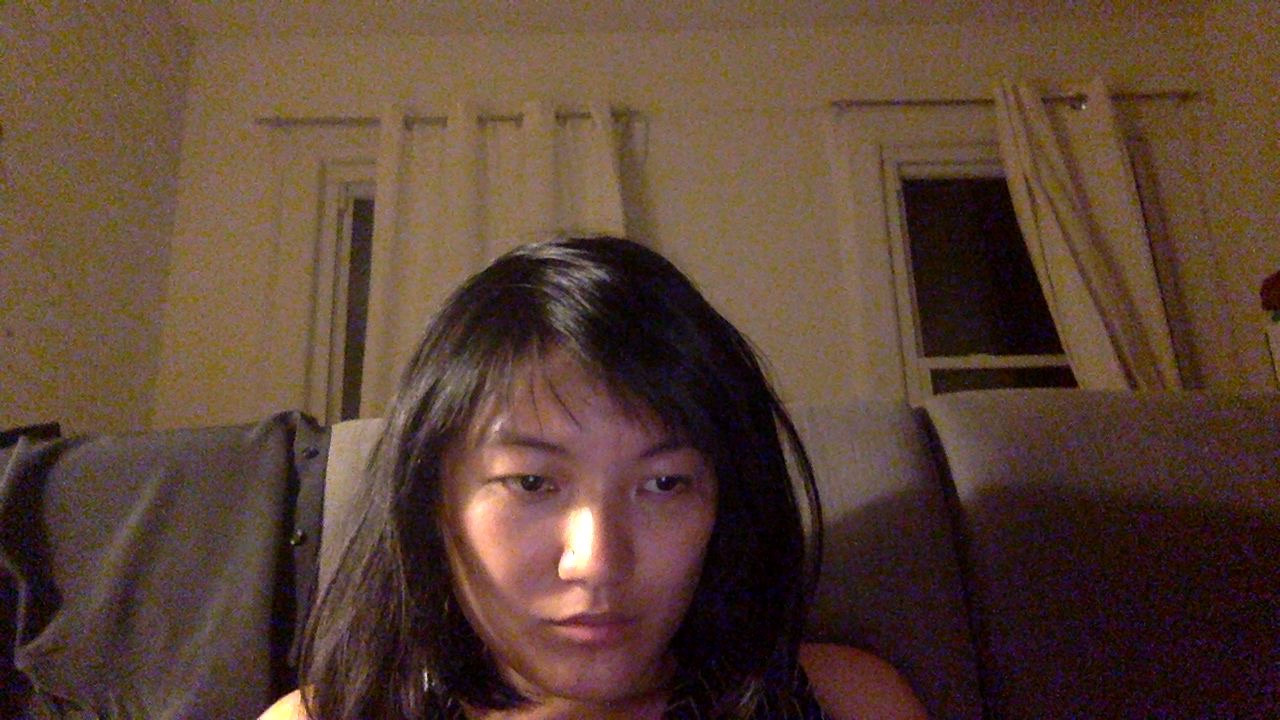
#> input picture trackers/_viz/_dashboard/imgs/snapshot-00000-2018-04-19_02-22-07.601.jpg, 1280 x 720 px, given in place of the camera
$ python ' .py'
#> lines starting #> are read from the running program, lines starting #| are printed output that depends on the picture
### trackers/webcam-pulse-detector-no_openmdao/lib/device.py
import cv2, time
#TODO: fix ipcam
#import urllib2, base64
import numpy as np

class ipCamera(object):

    # [12 lines left out: functions __init__, get_frame, not called in this run]

class Camera(object):

    def __init__(self, camera = 0):
        self.cam = cv2.VideoCapture(camera)
        self.valid = False
        try:
            resp = self.cam.read()
            self.shape = resp[1].shape
            self.valid = True
        except:
            self.shape = None

    def get_frame(self):
        if self.valid:
            _,frame = self.cam.read()
        else:
            frame = np.ones((480,640,3), dtype=np.uint8)
            col = (0,256,256)
            cv2.putText(frame, "(Error: Camera not accessible)",
                       (65,220), cv2.FONT_HERSHEY_PLAIN, 2, col)
        return frame

    def release(self):
        self.cam.release()

### trackers/webcam-pulse-detector-no_openmdao/lib/processors_noopenmdao.py
import numpy as np
import time
import cv2
import pylab
import os
import sys


def resource_path(relative_path):
    """ Get absolute path to resource, works for dev and for PyInstaller """
    try:
        # PyInstaller creates a temp folder and stores path in _MEIPASS
        base_path = sys._MEIPASS
    except Exception:
        base_path = os.path.abspath(".")

    return os.path.join(base_path, relative_path)


class findFaceGetPulse(object):

    def __init__(self, bpm_limits=[], data_spike_limit=250,
                 face_detector_smoothness=10):

        self.frame_in = np.zeros((10, 10))
        self.frame_out = np.zeros((10, 10))
        self.fps = 0
        self.buffer_size = 250
        #self.window = np.hamming(self.buffer_size)
        self.data_buffer = []
        self.times = []
        self.ttimes = []
        self.samples = []
        self.freqs = []
        self.fft = []
        self.slices = [[0]]
        self.t0 = time.time()
        self.bpms = []
        self.bpm = 0
        dpath = resource_path("haarcascade_frontalface_alt.xml")
        if not os.path.exists(dpath):
            print("Cascade file not present!")
        self.face_cascade = cv2.CascadeClassifier(dpath)

        self.face_rect = [1, 1, 2, 2]
        self.last_center = np.array([0, 0])
        self.last_wh = np.array([0, 0])
        self.output_dim = 13
        self.trained = False

        self.idx = 1
        self.find_faces = True

    def find_faces_toggle(self):
        self.find_faces = not self.find_faces
        return self.find_faces

    def get_faces(self):
        return

    def shift(self, detected):
        x, y, w, h = detected
        center = np.array([x + 0.5 * w, y + 0.5 * h])
        shift = np.linalg.norm(center - self.last_center)

        self.last_center = center
        return shift

    def draw_rect(self, rect, col=(0, 255, 0)):
        x, y, w, h = rect
        cv2.rectangle(self.frame_out, (x, y), (x + w, y + h), col, 1)

    def get_subface_coord(self, fh_x, fh_y, fh_w, fh_h):
        x, y, w, h = self.face_rect
        return [int(x + w * fh_x - (w * fh_w / 2.0)),
                int(y + h * fh_y - (h * fh_h / 2.0)),
                int(w * fh_w),
                int(h * fh_h)]

    # [8 lines left out: function get_subface_means, not called in this run]

    def train(self):
        self.trained = not self.trained
        return self.trained

    # [24 lines left out: function plot, not called in this run]

    def run(self, cam):
        self.times.append(time.time() - self.t0)
        self.frame_out = self.frame_in
        self.gray = cv2.equalizeHist(cv2.cvtColor(self.frame_in,
                                                  cv2.COLOR_BGR2GRAY))
        col = (100, 255, 100)
        if self.find_faces:
            cv2.putText(
                self.frame_out, "Press 'C' to change camera (current: %s)" % str(
                    cam),
                (10, 25), cv2.FONT_HERSHEY_PLAIN, 1.25, col)
            cv2.putText(
                self.frame_out, "Press 'S' to lock face and begin",
                       (10, 50), cv2.FONT_HERSHEY_PLAIN, 1.25, col)
            cv2.putText(self.frame_out, "Press 'Esc' to quit",
                       (10, 75), cv2.FONT_HERSHEY_PLAIN, 1.25, col)
            self.data_buffer, self.times, self.trained = [], [], False
            detected = list(self.face_cascade.detectMultiScale(self.gray,
                                                               scaleFactor=1.3,
                                                               minNeighbors=4,
                                                               minSize=(
                                                                   50, 50),
                                                               flags=cv2.CASCADE_SCALE_IMAGE))

            if len(detected) > 0:
                detected.sort(key=lambda a: a[-1] * a[-2])

                if self.shift(detected[-1]) > 10:
                    self.face_rect = detected[-1]
            forehead1 = self.get_subface_coord(0.5, 0.18, 0.25, 0.15)
            self.draw_rect(self.face_rect, col=(255, 0, 0))
            x, y, w, h = self.face_rect
            cv2.putText(self.frame_out, "Face",
                       (x, y), cv2.FONT_HERSHEY_PLAIN, 1.5, col)
            self.draw_rect(forehead1)
            x, y, w, h = forehead1
            cv2.putText(self.frame_out, "Forehead",
                       (x, y), cv2.FONT_HERSHEY_PLAIN, 1.5, col)
            return
        if set(self.face_rect) == set([1, 1, 2, 2]):
            return
        cv2.putText(
            self.frame_out, "Press 'C' to change camera (current: %s)" % str(
                cam),
            (10, 25), cv2.FONT_HERSHEY_PLAIN, 1.25, col)
        cv2.putText(
            self.frame_out, "Press 'S' to restart",
                   (10, 50), cv2.FONT_HERSHEY_PLAIN, 1.5, col)
        cv2.putText(self.frame_out, "Press 'D' to toggle data plot",
                   (10, 75), cv2.FONT_HERSHEY_PLAIN, 1.5, col)
        cv2.putText(self.frame_out, "Press 'Esc' to quit",
                   (10, 100), cv2.FONT_HERSHEY_PLAIN, 1.5, col)

        forehead1 = self.get_subface_coord(0.5, 0.18, 0.25, 0.15)
        self.draw_rect(forehead1)

        vals = self.get_subface_means(forehead1)

        self.data_buffer.append(vals)
        L = len(self.data_buffer)
        if L > self.buffer_size:
            self.data_buffer = self.data_buffer[-self.buffer_size:]
            self.times = self.times[-self.buffer_size:]
            L = self.buffer_size

        processed = np.array(self.data_buffer)
        self.samples = processed
        if L > 10:
            self.output_dim = processed.shape[0]

            self.fps = float(L) / (self.times[-1] - self.times[0])
            even_times = np.linspace(self.times[0], self.times[-1], L)
            interpolated = np.interp(even_times, self.times, processed)
            interpolated = np.hamming(L) * interpolated
            interpolated = interpolated - np.mean(interpolated)
            raw = np.fft.rfft(interpolated)
            phase = np.angle(raw)
            self.fft = np.abs(raw)
            self.freqs = float(self.fps) / L * np.arange(L / 2 + 1)

            freqs = 60. * self.freqs
            idx = np.where((freqs > 50) & (freqs < 180))

            pruned = self.fft[idx]
            phase = phase[idx]

            pfreq = freqs[idx]
            self.freqs = pfreq
            self.fft = pruned
            idx2 = np.argmax(pruned)

            t = (np.sin(phase[idx2]) + 1.) / 2.
            t = 0.9 * t + 0.1
            alpha = t
            beta = 1 - t

            self.bpm = self.freqs[idx2]
            self.idx += 1

            x, y, w, h = self.get_subface_coord(0.5, 0.18, 0.25, 0.15)
            r = alpha * self.frame_in[y:y + h, x:x + w, 0]
            g = alpha * \
                self.frame_in[y:y + h, x:x + w, 1] + \
                beta * self.gray[y:y + h, x:x + w]
            b = alpha * self.frame_in[y:y + h, x:x + w, 2]
            self.frame_out[y:y + h, x:x + w] = cv2.merge([r,
                                                          g,
                                                          b])
            x1, y1, w1, h1 = self.face_rect
            self.slices = [np.copy(self.frame_out[y1:y1 + h1, x1:x1 + w1, 1])]
            col = (100, 255, 100)
            gap = (self.buffer_size - L) / self.fps
            self.bpms.append(self.bpm)
            # self.ttimes.append(time.time())
            if gap:
                text = "(estimate: %0.1f bpm, wait %0.0f s)" % (self.bpm, gap)
            else:
                text = "(estimate: %0.1f bpm)" % (self.bpm)
            tsize = 1
            cv2.putText(self.frame_out, text,
                       (int(x - w / 2), int(y)), cv2.FONT_HERSHEY_PLAIN, tsize, col)

### trackers/webcam-pulse-detector-no_openmdao/lib/interface.py
import cv2, time
import numpy as np

"""
Wraps up some interfaces to opencv user interface methods (displaying
image frames, event handling, etc).

If desired, an alternative UI could be built and imported into get_pulse.py
instead. Opencv is used to perform much of the data analysis, but there is no
reason it has to be used to handle the UI as well. It just happens to be very
effective for our purposes.
"""
def resize(*args, **kwargs):
    return cv2.resize(*args, **kwargs)

def moveWindow(*args,**kwargs):
    return

def imshow(*args,**kwargs):
    return cv2.imshow(*args,**kwargs)

def destroyWindow(*args,**kwargs):
    return cv2.destroyWindow(*args,**kwargs)

def waitKey(*args,**kwargs):
    return cv2.waitKey(*args,**kwargs)


"""
The rest of this file defines some GUI plotting functionality. There are plenty
of other ways to do simple x-y data plots in python, but this application uses
cv2.imshow to do real-time data plotting and handle user interaction.

This is entirely independent of the data calculation functions, so it can be
replaced in the get_pulse.py application easily.
"""


# [88 lines left out: functions combine, plotXY, not called in this run]

### trackers/webcam-pulse-detector-no_openmdao/ .py
from lib.device import Camera
from lib.processors_noopenmdao import findFaceGetPulse
from lib.interface import plotXY, imshow, waitKey, destroyWindow
from cv2 import moveWindow
import argparse
import numpy as np
import datetime
#TODO: work on serial port comms, if anyone asks for it
#from serial import Serial
import socket
import sys
import time
import csv

class getPulseApp(object):

    """
    Python application that finds a face in a webcam stream, then isolates the
    forehead.

    Then the average green-light intensity in the forehead region is gathered
    over time, and the detected person's pulse is estimated.
    """

    def __init__(self, args):
        # Imaging device - must be a connected camera (not an ip camera or mjpeg
        # stream)
        serial = args.serial
        baud = args.baud
        self.send_serial = False
        self.send_udp = False
        if serial:
            self.send_serial = True
            if not baud:
                baud = 9600
            else:
                baud = int(baud)
            self.serial = Serial(port=serial, baudrate=baud)

        udp = args.udp
        if udp:
            self.send_udp = True
            if ":" not in udp:
                ip = udp
                port = 5005
            else:
                ip, port = udp.split(":")
                port = int(port)
            self.udp = (ip, port)
            self.sock = socket.socket(socket.AF_INET, # Internet
                 socket.SOCK_DGRAM) # UDP

        self.cameras = []
        self.selected_cam = 0
        for i in range(3):
            camera = Camera(camera=i)  # first camera by default
            if camera.valid or not len(self.cameras):
                self.cameras.append(camera)
            else:
                break
#> this loop made 3 passes
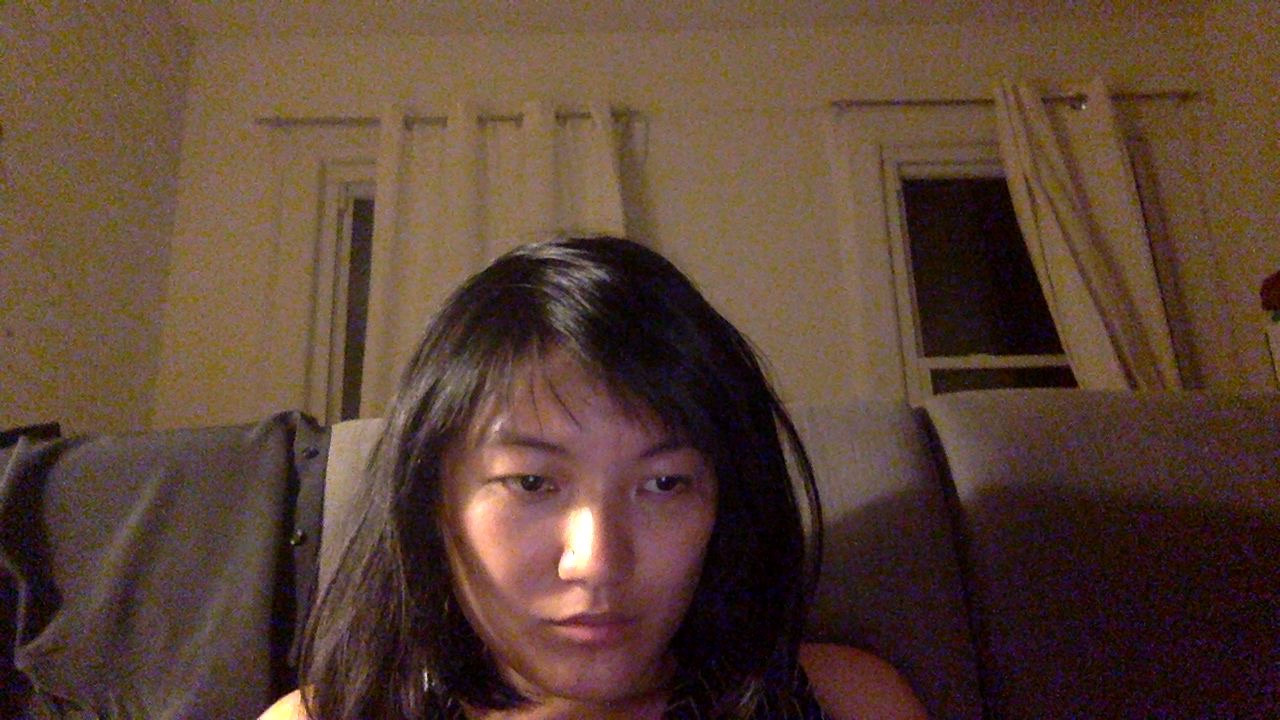
#> input picture trackers/_viz/_dashboard/imgs/snapshot-00000-2018-04-19_02-22-07.601.jpg, 1280 x 720 px, given in place of the camera
        self.w, self.h = 0, 0
        self.pressed = 0
        # Containerized analysis of recieved image frames (an openMDAO assembly)
        # is defined next.

        # This assembly is designed to handle all image & signal analysis,
        # such as face detection, forehead isolation, time series collection,
        # heart-beat detection, etc.

        # Basically, everything that isn't communication
        # to the camera device or part of the GUI
        self.processor = findFaceGetPulse(bpm_limits=[50, 160],
                                          data_spike_limit=2500.,
                                          face_detector_smoothness=10.)

        # Init parameters for the cardiac data plot
        self.bpm_plot = False
        self.plot_title = "Data display - raw signal (top) and PSD (bottom)"

        # Maps keystrokes to specified methods
        #(A GUI window must have focus for these to work)
        self.key_controls = {"s": self.toggle_search,
                             "d": self.toggle_display_plot,
                             "c": self.toggle_cam,
                             "f": self.write_csv}

    # [68 lines left out: functions toggle_cam, write_csv, toggle_search, toggle_display_plot, make_bpm_plot, not called in this run]

    def key_handler(self):
        """
        Handle keystrokes, as set at the bottom of __init__()

        A plotting or camera frame window must have focus for keypresses to be
        detected.
        """

        self.pressed = waitKey(10) & 255  # wait for keypress for 10 ms
        if self.pressed == 27:  # exit program on 'esc'
            print("Exiting")
            for cam in self.cameras:
                cam.cam.release()
            if self.send_serial:
                self.serial.close()
            sys.exit()

        for key in self.key_controls.keys():
            if chr(self.pressed) == key:
                self.key_controls[key]()

    def main_loop(self):
        """
        Single iteration of the application's main loop.
        """
        # Get current image frame from the camera
        frame = self.cameras[self.selected_cam].get_frame()
#> in get_frame, frame is the input picture: shape (720, 1280, 3); mean B, G, R 53.2, 66.3, 90.6
        self.h, self.w, _c = frame.shape

        # display unaltered frame
        # imshow("Original",frame)

        # set current image frame to the processor's input
        self.processor.frame_in = frame
        # process the image frame to perform all needed analysis
        self.processor.run(self.selected_cam)
#> in draw_rect, `cv2.rectangle(self.frame_out, (x, y), (x + w, y + h), col, 1)`:
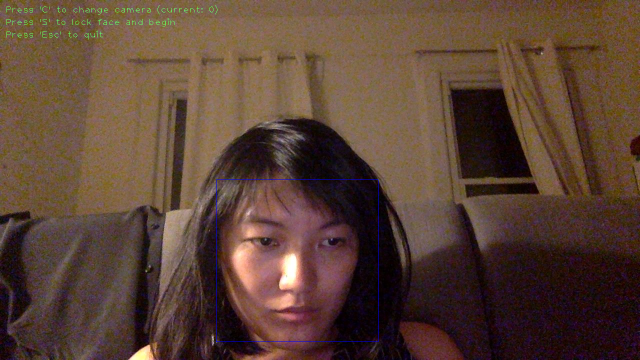
#> self.frame_out: shape (720, 1280, 3) (shown at 1/2 size); mean B, G, R 53.6, 66.6, 90.5
#> in run, `cv2.putText(self.frame_out, "Forehead", (x, y), cv2.FONT_HERSHEY_PLAIN..`:
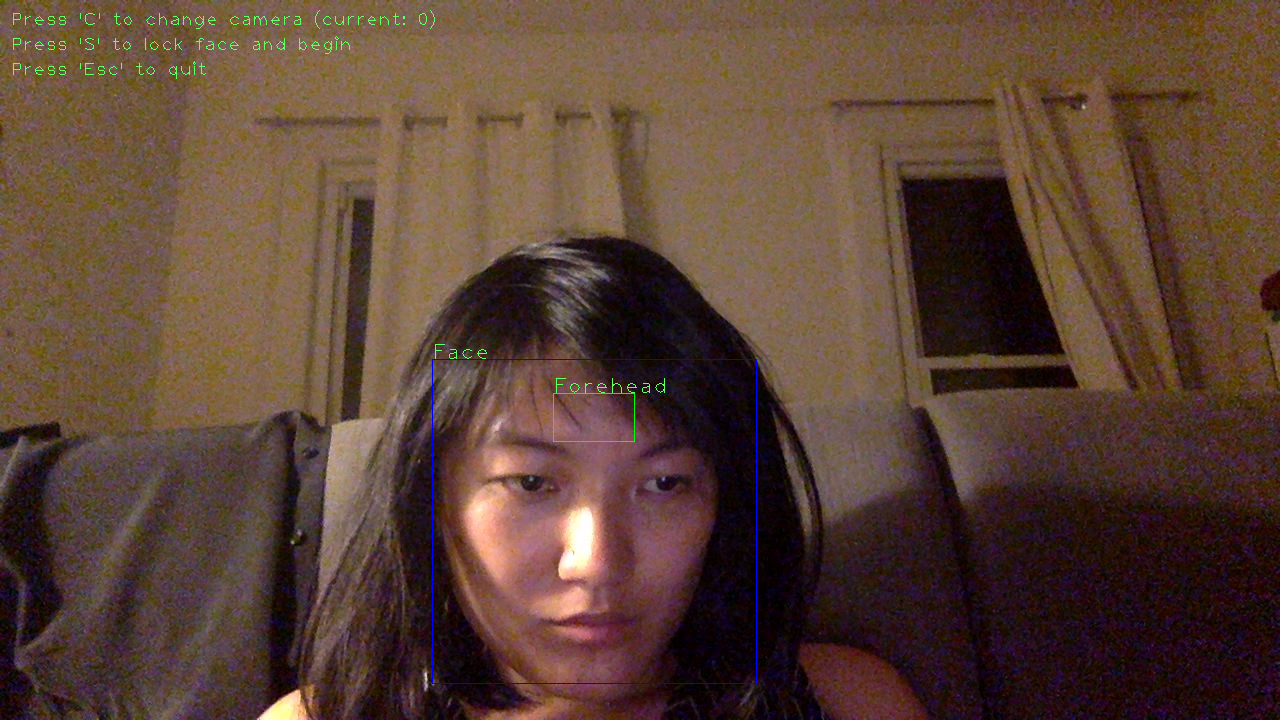
#> self.frame_out: shape (720, 1280, 3); mean B, G, R 53.6, 66.7, 90.5
        # collect the output frame for display
        output_frame = self.processor.frame_out

        # show the processed/annotated output frame
        imshow("Processed", output_frame)

        # create and/or update the raw data display if needed
        if self.bpm_plot:
            self.make_bpm_plot()

        if self.send_serial:
            self.serial.write(str(self.processor.bpm) + "\r\n")

        if self.send_udp:
            self.sock.sendto(str(self.processor.bpm), self.udp)

        # handle any key presses
        self.key_handler()
#> (key Esc is pressed here)

if __name__ == "__main__":
    parser = argparse.ArgumentParser(description='Webcam pulse detector.')
    parser.add_argument('--serial', default=None,
                        help='serial port destination for bpm data')
    parser.add_argument('--baud', default=None,
                        help='Baud rate for serial transmission')
    parser.add_argument('--udp', default=None,
                        help='udp address:port destination for bpm data')

    args = parser.parse_args()
    App = getPulseApp(args)
    while True:
        App.main_loop()
#> (the program exits here)
